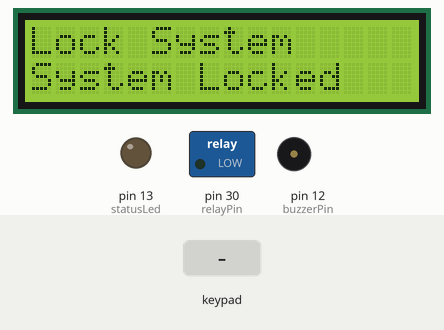
Simulated run of this sketch. Board: Arduino Mega 2560, built with avr-gcc and run on an emulated ATmega2560. Parts: 16×2 character LCD, switched loads named in the sketch (green lamp = pin HIGH), output pins drawn as LEDs (lit = HIGH), buzzer (waves = sounding, pin HIGH). Inputs (shaded band) come from the test bench. What the sketch prints to the serial monitor is not drawn.

Above: at 2.4 s.
2.5 s: key '*' pressed
At 3.7 s:
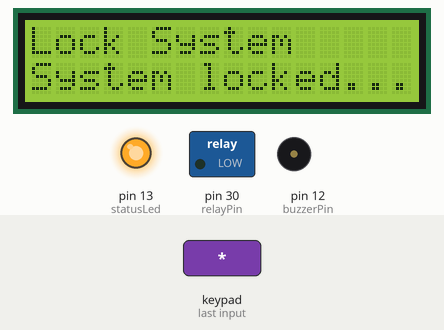
4.0 s: keypad keys 2 2 2 4 2 6 2 8 # pressed 0.4 s apart
At 8.3 s:
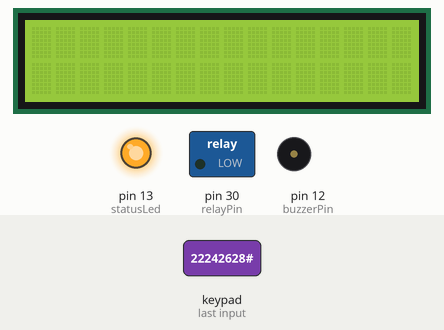
9.1 s: key 'A' pressed
At 10.1 s:
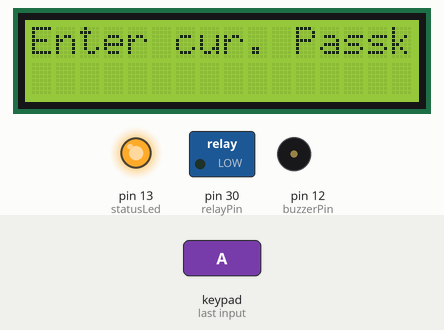
10.6 s: keypad keys 2 2 2 4 2 6 2 8 pressed 0.4 s apart
At 14.4 s:
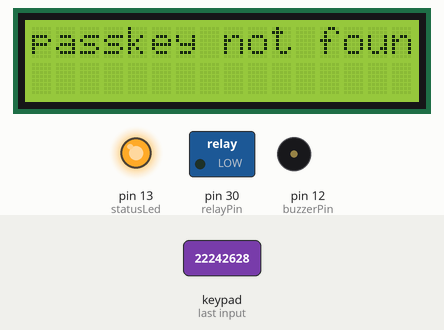
15.3 s: key '#' pressed
At 15.7 s:
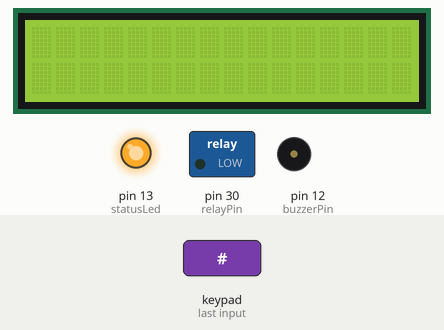
Timing chart, 0 to 18.3 s (numbered marks = the images above; inputs shaded):
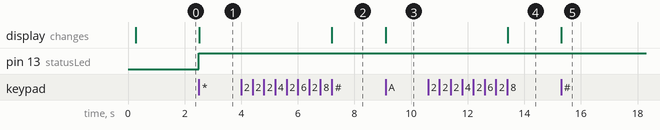

The sketch:

access_control.ino
```cpp
#include <EEPROM.h>
#include <Key.h>
#include <Keypad.h>
#include <LiquidCrystal.h>

const int rs = 43, en = 41, d4 = 39, d5 = 37, d6 = 35, d7 = 33;
LiquidCrystal lcd(rs, en, d4, d5, d6, d7);

int buzzerPin = 12; //buzzer pin
int statusLed = 13; //led pin
int relayPin = 30; //relay pin

const byte ROWS = 4; //four rows
const byte COLS = 4; //four columns
char keys[ROWS][COLS] = {
  {'1','2','3', 'A'},
  {'4','5','6', 'B'},
  {'7','8','9', 'C'},
  {'*','0','#', 'D'}
};

byte rowPins[ROWS] = {22, 24, 26, 28}; //connect to the row pinouts of the keypad
byte colPins[COLS] =  {23, 25, 27, 29};//connect to the column pinouts of the keypad

Keypad keypad = Keypad( makeKeymap(keys), rowPins, colPins, ROWS, COLS );

char new_password[8]; //new password during password updates
char verify_new_password[8]; //verify new password during password updates
char original_password[8]; //password stored in eeprom
char entered_password[8]; //password enterd through keypad
int key = 0;
int attempts = 0;
boolean freezed = false;


void setup() {
  // put your setup code here, to run once:
  // set up the LCD's number of columns and rows:
  lcd.begin(16, 2);
  lcd.print("Lock System");

  Serial.begin(9600);

  //set all useful pins to output
  pinMode(buzzerPin, OUTPUT);
  pinMode(statusLed, OUTPUT);
  pinMode(relayPin, OUTPUT);

  //turn relay low, make sure our lock is locked
  digitalWrite(relayPin, LOW);

  //retrieved default passkey from eeprom
   for (int i = 0; i < 8; i++){
      original_password[i] =  EEPROM.read(i);

   }


   delay(200);

   //notify everbody that the lock is locked
   lcd.setCursor(0, 1);
   lcd.print("System Locked");

   Serial.println("Enter Password:");
   delay(1000);

}

void loop() {
  // put your main code here, to run repeatedly:
  char entered_key = keypad.getKey();


  if(entered_key == 'A' &&  key == 0){//if A is pressed and no key have been pressed, enter update mode
    Serial.println("A pressed");

    lcd.clear();
    lcd.setCursor(0, 0);
    lcd.print("Update Mode");

    //function containing update codes
    updatePassword();

  }else if(entered_key == '#'){//if # key is pressed, clear screen, reset entered keys to zero
    lcd.clear();
    lcd.setCursor(0, 0);
    key = 0;
    memset(entered_password, 0, sizeof entered_password);
    Serial.println("");

  }else if(entered_key == '*' &&  key == 0){//if * key is pressed, just lock everything back
    digitalWrite(buzzerPin, LOW);
    digitalWrite(relayPin, LOW);
    digitalWrite(statusLed, HIGH);
    Serial.println("System locked");
    lcd.clear();
    lcd.setCursor(0, 0);
    lcd.print("Lock System");
    lcd.setCursor(0, 1);
    lcd.print("System locked.....");

    }else{
      lcd.setCursor(0, 1);

      if(entered_key){//make sure something was actually pressed
        entered_password[key++] = entered_key; //fill up enter_password char arry with pressed keys till is up to 8
        Serial.print(entered_key);
        }

      if (key == 8){//if it is up to 8, start comparing for correct passkey
        delay(200);

        for (int i = 0; i < 8; i++){
          original_password[i] =  EEPROM.read(i);
   }

    if(strncmp(original_password, entered_password, 8) == 0){

      lcd.setCursor(0, 1);
      lcd.print("Lock Opened......");
      Serial.println("Success");

      Serial.print(original_password);
      //digitalWrite(relayPin, HIGH);
      statusSuccess();
   }else{ //ouchs, wrong passkey
    attempts++;//increment attempts

    if (attempts == 3){//if attempts is up to 3, freeze lock
      lcd.setCursor(0, 1);
      lcd.print("Lock Freezed");
      statusFreeze();
      Serial.println("system locked");
      digitalWrite(relayPin, LOW);
      freezed = true;
      attempts = 0;
    }
    Serial.println("no luck, try again");
    statusError(); //function to run if passkey is not coorect

  }

  key = 0;
  }


       }

}

//update passkey function
void updatePassword(){

  if (freezed){//if freezed, please don't bother
    lcd.setCursor(0, 1);
    lcd.print("Lock freezed");
    Serial.println("System freezed, enter passkey to continue");
  }else{
    int ukey = 0;
    lcd.setCursor(0, 0);
    lcd.print("Enter cur. Passkey:");
    Serial.println("Enter current passkey:");

    while(ukey < 8){
      char entered_ukey = keypad.getKey();

      if(entered_ukey){
        entered_password[ukey++] = entered_ukey;

      }
  }
  ukey = 0;

Serial.println(entered_password);


//read from eeprom and compare
if(strncmp(original_password, entered_password, 8) == 0){
  Serial.println("Enter new passkey:");
  lcd.setCursor(0, 0);
  lcd.print("Enter new passkey:");


   while(ukey < 8){
    char entered_ukey = keypad.getKey();

    if(entered_ukey){
      new_password[ukey++] = entered_ukey;
      }
  }
  ukey = 0;
  Serial.println(new_password);

//verify new passkey
  Serial.println("Verify new passkey:");
  lcd.setCursor(0, 0);
  lcd.print("Verify new passkey:");


 while(ukey < 8){
    char entered_ukey = keypad.getKey();

    if(entered_ukey){
      verify_new_password[ukey++] = entered_ukey;
      }
  }
  ukey = 0;
  Serial.println(verify_new_password);

//compare new and verify password
if(strncmp(new_password, verify_new_password, 8) == 0){
  Serial.println("passkey verified");
  Serial.println(verify_new_password);
  lcd.setCursor(0, 0);
  lcd.print("Passkey Verified");


  //write to eeprom after verification
   for (int i = 0; i < 8; i++){
    EEPROM.write(i, verify_new_password[i]);

   }
   delay(500);

   lcd.setCursor(0, 0);
   lcd.print("Passkey Updated");

   Serial.println("passkey update successful");
}else{
  Serial.println("passkey does not match");
}

}else{
  Serial.println("passkey not found");
  lcd.setCursor(0, 0);
  lcd.print("passkey not found");
}

  }


}

void statusError(){
  for(int i = 0; i == 2; i++){
    digitalWrite(buzzerPin, HIGH);
    delay(500);
    digitalWrite(buzzerPin, LOW);
    delay(500);
  }

}

void statusSuccess(){
  digitalWrite(buzzerPin, HIGH);
  digitalWrite(statusLed, HIGH);
  digitalWrite(relayPin, HIGH);
    delay(500);
   digitalWrite(buzzerPin, LOW);
    digitalWrite(statusLed, LOW);
}

void statusFreeze(){
  digitalWrite(buzzerPin, LOW);
  digitalWrite(statusLed, HIGH);
  delay(5000);
}
```

Measured:
- after the input at 2.5 s, pin 13 (statusLed): LOW → HIGH at once; the display: changes at once (image 1)
- after the input at 4.0 s, the display: changes after 3.2 s (image 2)
- after the input at 9.1 s, the display: changes at once (image 3)
- after the input at 10.6 s, the display: changes after 2.8 s (image 4)
- after the input at 15.3 s, the display: changes at once (image 5)
